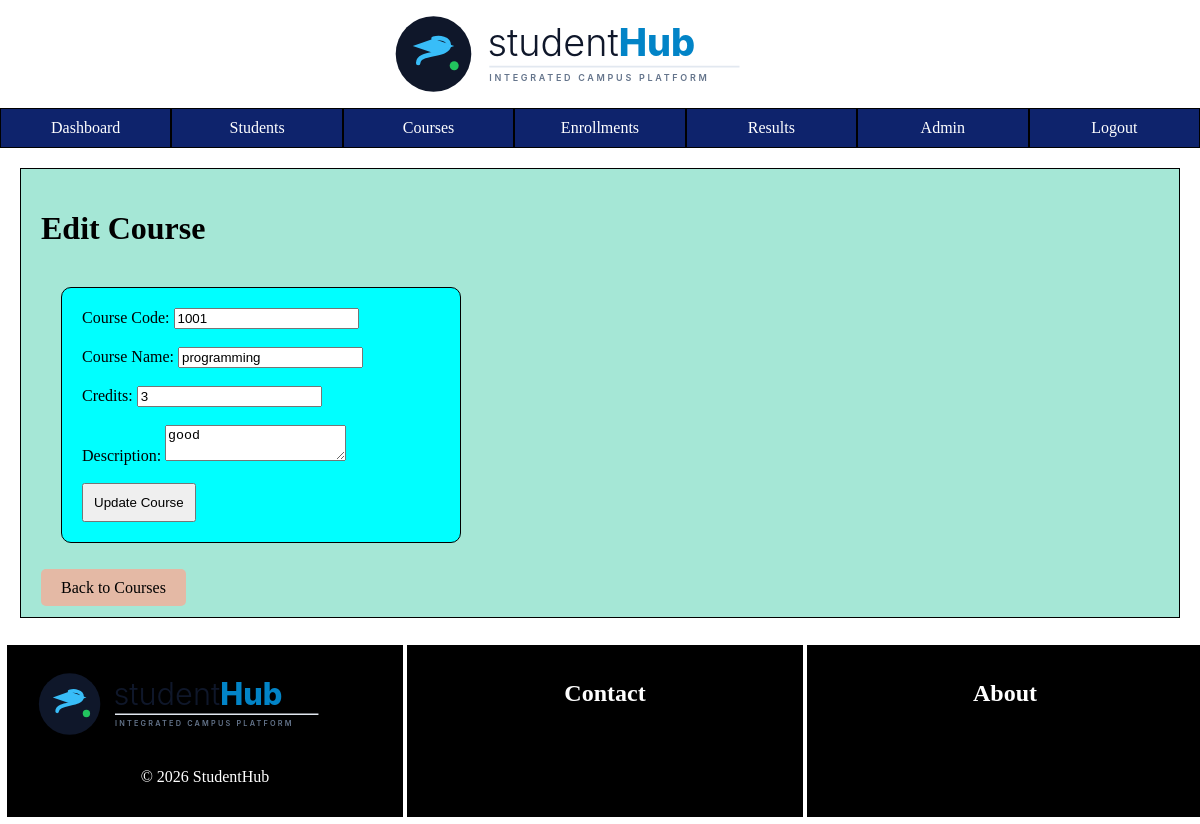
Screenshot of /admin/edit_course.php?id=3 (signed in) with the database file from the repository.
### tables this page shows
CREATE TABLE `courses` (
  `course_id` int(11) NOT NULL,
  `course_code` varchar(20) NOT NULL,
  `course_name` varchar(100) NOT NULL,
  `credits` int(11) NOT NULL,
  `description` text DEFAULT NULL
);

### admin/edit_course.php (the view, shortened to what this page needs)
<?php
    include "../includes/db.php";
    $course_id = (int)$_GET['id'];
    $stmt = $conn->prepare("SELECT * FROM courses WHERE course_id = ?");
    $stmt->bind_param("i", $course_id);
    $stmt->execute();
    $course = $stmt->get_result()->fetch_assoc();
?>
<!DOCTYPE html>
<html lang="en">
<head>
    <link rel="stylesheet" href="/student_management/css/style.css">
</head>
<body>
    <?php
        include "../includes/header.php";
    ?>
    <?php
        include "../includes/admin-navbar.php";
    ?>
    <div class="content">
        <h1>Edit Course</h1>
        <br>
        <form action="edit_course.php?id=<?php echo $course_id; ?>" method="POST">
            <label for="course_code">Course Code:</label>
            <input type="text" name="course_code" id="course_code" value="<?php echo htmlspecialchars($course['course_code']); ?>" required>
            <br><br>
            <label for="course_name">Course Name:</label>
            <input type="text" name="course_name" id="course_name" value="<?php echo htmlspecialchars($course['course_name']); ?>" required>
            <br><br>
            <label for="credits">Credits:</label>
            <input type="number" name="credits" id="credits" value="<?php echo htmlspecialchars($course['credits']); ?>" required>
            <br><br>
            <label for="description">Description:</label>
            <textarea name="description" id="description" required><?php echo htmlspecialchars($course['description']); ?></textarea>
            <br><br>
            <input type="submit" name="submit" value="Update Course">
        </form>
        <br><br>
        <a href="courses.php">Back to Courses</a>
        <br>
    </div>
    <?php
        include "../includes/footer.php";
    ?>
</body>
</html>

### css/style.css (style rules this page uses)
* { box-sizing: border-box; }
html, body { margin: 0; min-height: 100%; }
body { min-height: 100vh; display: flex; flex-direction: column; }

### admin/edit_course.php (style rules this page uses)
.content { margin: 20px; background-color: #a5e7d6; border: 1px solid black; padding: 20px; }
.content form { width: 400px; margin-left: 20px; background-color: aqua; border-radius: 10px; border: 1px solid black; padding: 20px; }
.content a { text-decoration: none; background-color: #e4b9a5; color: black; padding: 10px 20px; border-radius: 5px; }
form input[type="submit"] { padding: 10px; }

### rows the page displays
courses: course_code "1001", course_name "programming", credits "3", description "good"
